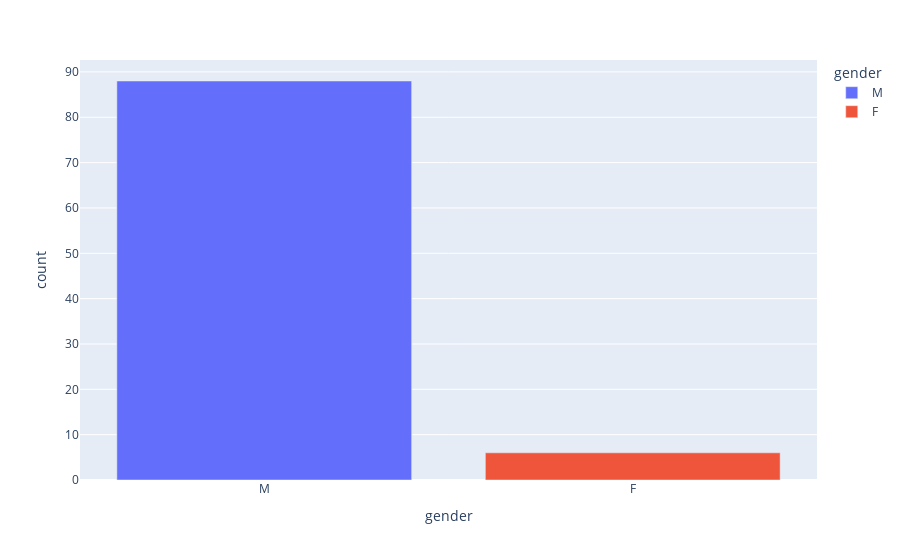

The cell this chart's notebook holds for it:
### Code cell
gender_count = unique_holders['gender'].value_counts().to_frame(name="count").reset_index()
fig = px.bar(gender_count, x='gender', y='count', color='gender')
fig.show()

### Figure 1 — Plotly figure (JSON) as saved in the notebook; plotly's stock layout.template omitted (floating-point values rounded to 4 significant figures)
{"data": [{"alignmentgroup": "True", "hovertemplate": "gender=%{x}<br>count=%{y}<extra></extra>", "legendgroup": "M", "marker": {"color": "#636efa", "pattern": {"shape": ""}}, "name": "M", "offsetgroup": "M", "orientation": "v", "showlegend": true, "textposition": "auto", "type": "bar", "x": ["M"], "xaxis": "x", "y": [88], "yaxis": "y"}, {"alignmentgroup": "True", "hovertemplate": "gender=%{x}<br>count=%{y}<extra></extra>", "legendgroup": "F", "marker": {"color": "#EF553B", "pattern": {"shape": ""}}, "name": "F", "offsetgroup": "F", "orientation": "v", "showlegend": true, "textposition": "auto", "type": "bar", "x": ["F"], "xaxis": "x", "y": [6], "yaxis": "y"}], "layout": {"barmode": "relative", "legend": {"title": {"text": "gender"}, "tracegroupgap": 0}, "margin": {"t": 60}, "xaxis": {"anchor": "y", "categoryarray": ["M", "F"], "categoryorder": "array", "domain": [0, 1], "title": {"text": "gender"}}, "yaxis": {"anchor": "x", "domain": [0, 1], "title": {"text": "count"}}}}
